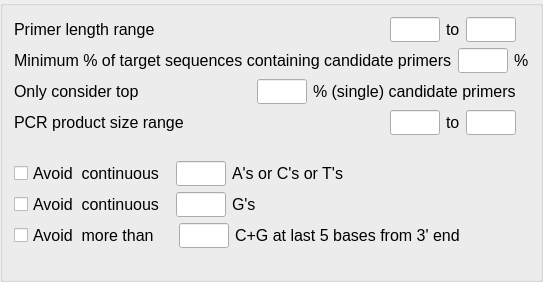
      <widget class="QGroupBox" name="groupBox">
       <property name="title">
        <string/>
       </property>
       <layout class="QGridLayout" name="gridLayout_2">
        <item row="0" column="0">
         <layout class="QVBoxLayout" name="verticalLayout_2">
          <item>
           <layout class="QHBoxLayout" name="horizontalLayout">
            <item>
             <widget class="QLabel" name="label">
              <property name="sizePolicy">
               <sizepolicy hsizetype="Expanding" vsizetype="Fixed">
                <horstretch>0</horstretch>
                <verstretch>0</verstretch>
               </sizepolicy>
              </property>
              <property name="minimumSize">
               <size>
                <width>0</width>
                <height>20</height>
               </size>
              </property>
              <property name="font">
               <font>
                <pointsize>12</pointsize>
               </font>
              </property>
              <property name="text">
               <string>Primer length range</string>
              </property>
             </widget>
            </item>
            <item>
             <widget class="QLineEdit" name="lineEdit_primerLenMin">
              <property name="sizePolicy">
               <sizepolicy hsizetype="Fixed" vsizetype="Fixed">
                <horstretch>0</horstretch>
                <verstretch>0</verstretch>
               </sizepolicy>
              </property>
              <property name="minimumSize">
               <size>
                <width>50</width>
                <height>25</height>
               </size>
              </property>
              <property name="maximumSize">
               <size>
                <width>50</width>
                <height>16777215</height>
               </size>
              </property>
             </widget>
            </item>
            <item>
             <widget class="QLabel" name="label_2">
              <property name="sizePolicy">
               <sizepolicy hsizetype="Fixed" vsizetype="Fixed">
                <horstretch>0</horstretch>
                <verstretch>0</verstretch>
               </sizepolicy>
              </property>
              <property name="minimumSize">
               <size>
                <width>0</width>
                <height>20</height>
               </size>
              </property>
              <property name="font">
               <font>
                <pointsize>12</pointsize>
               </font>
              </property>
              <property name="text">
               <string>to</string>
              </property>
             </widget>
            </item>
            <item>
             <widget class="QLineEdit" name="lineEdit_primerLenMax">
              <property name="sizePolicy">
               <sizepolicy hsizetype="Fixed" vsizetype="Fixed">
                <horstretch>0</horstretch>
                <verstretch>0</verstretch>
               </sizepolicy>
              </property>
              <property name="minimumSize">
               <size>
                <width>50</width>
                <height>25</height>
               </size>
              </property>
              <property name="maximumSize">
               <size>
                <width>50</width>
                <height>16777215</height>
               </size>
              </property>
             </widget>
            </item>
            <item>
             <widget class="QLabel" name="label_33">
              <property name="sizePolicy">
               <sizepolicy hsizetype="Fixed" vsizetype="Fixed">
                <horstretch>0</horstretch>
                <verstretch>0</verstretch>
               </sizepolicy>
              </property>
              <property name="minimumSize">
               <size>
                <width>0</width>
                <height>20</height>
               </size>
              </property>
              <property name="text">
               <string/>
              </property>
             </widget>
            </item>
           </layout>
          </item>
          <item>
           <layout class="QHBoxLayout" name="horizontalLayout_2">
            <item>
             <widget class="QLabel" name="label_3">
              <property name="sizePolicy">
               <sizepolicy hsizetype="Expanding" vsizetype="Fixed">
                <horstretch>0</horstretch>
                <verstretch>0</verstretch>
               </sizepolicy>
              </property>
              <property name="minimumSize">
               <size>
                <width>0</width>
                <height>20</height>
               </size>
              </property>
              <property name="font">
               <font>
                <pointsize>12</pointsize>
               </font>
              </property>
              <property name="text">
               <string>Minimum % of target sequences containing candidate primers</string>
              </property>
             </widget>
            </item>
            <item>
             <widget class="QLineEdit" name="lineEdit_candidFrequency">
              <property name="sizePolicy">
               <sizepolicy hsizetype="Fixed" vsizetype="Fixed">
                <horstretch>0</horstretch>
                <verstretch>0</verstretch>
               </sizepolicy>
              </property>
              <property name="minimumSize">
               <size>
                <width>50</width>
                <height>25</height>
               </size>
              </property>
              <property name="maximumSize">
               <size>
                <width>50</width>
                <height>16777215</height>
               </size>
              </property>
             </widget>
            </item>
            <item>
             <widget class="QLabel" name="label_4">
              <property name="sizePolicy">
               <sizepolicy hsizetype="Fixed" vsizetype="Fixed">
                <horstretch>0</horstretch>
                <verstretch>0</verstretch>
               </sizepolicy>
              </property>
              <property name="minimumSize">
               <size>
                <width>0</width>
                <height>20</height>
               </size>
              </property>
              <property name="font">
               <font>
                <pointsize>12</pointsize>
               </font>
              </property>
              <property name="text">
               <string>%</string>
              </property>
             </widget>
            </item>
           </layout>
          </item>
          <item>
           <layout class="QHBoxLayout" name="horizontalLayout_3">
            <item>
             <widget class="QLabel" name="label_5">
              <property name="sizePolicy">
               <sizepolicy hsizetype="Expanding" vsizetype="Fixed">
                <horstretch>0</horstretch>
                <verstretch>0</verstretch>
               </sizepolicy>
              </property>
              <property name="minimumSize">
               <size>
                <width>0</width>
                <height>20</height>
               </size>
              </property>
              <property name="font">
               <font>
                <pointsize>12</pointsize>
               </font>
              </property>
              <property name="text">
               <string>Only consider top</string>
              </property>
             </widget>
            </item>
            <item>
             <widget class="QLineEdit" name="lineEdit_candidTopPctg">
              <property name="sizePolicy">
               <sizepolicy hsizetype="Fixed" vsizetype="Fixed">
                <horstretch>0</horstretch>
                <verstretch>0</verstretch>
               </sizepolicy>
              </property>
              <property name="minimumSize">
               <size>
                <width>50</width>
                <height>25</height>
               </size>
              </property>
              <property name="maximumSize">
               <size>
                <width>50</width>
                <height>16777215</height>
               </size>
              </property>
             </widget>
            </item>
            <item>
             <widget class="QLabel" name="label_6">
              <property name="sizePolicy">
               <sizepolicy hsizetype="Fixed" vsizetype="Fixed">
                <horstretch>0</horstretch>
                <verstretch>0</verstretch>
               </sizepolicy>
              </property>
              <property name="minimumSize">
               <size>
                <width>0</width>
                <height>20</height>
               </size>
              </property>
              <property name="font">
               <font>
                <pointsize>12</pointsize>
               </font>
              </property>
              <property name="text">
               <string>% (single) candidate primers</string>
              </property>
             </widget>
            </item>
            <item>
             <widget class="QLabel" name="label_35">
              <property name="sizePolicy">
               <sizepolicy hsizetype="Fixed" vsizetype="Fixed">
                <horstretch>0</horstretch>
                <verstretch>0</verstretch>
               </sizepolicy>
              </property>
              <property name="minimumSize">
               <size>
                <width>0</width>
                <height>20</height>
               </size>
              </property>
              <property name="text">
               <string/>
              </property>
             </widget>
            </item>
           </layout>
          </item>
          <item>
           <layout class="QHBoxLayout" name="horizontalLayout_4">
            <property name="spacing">
             <number>6</number>
            </property>
            <item>
             <widget class="QLabel" name="label_7">
              <property name="sizePolicy">
               <sizepolicy hsizetype="Expanding" vsizetype="Fixed">
                <horstretch>0</horstretch>
                <verstretch>0</verstretch>
               </sizepolicy>
              </property>
              <property name="minimumSize">
               <size>
                <width>0</width>
                <height>20</height>
               </size>
              </property>
              <property name="font">
               <font>
                <pointsize>12</pointsize>
               </font>
              </property>
              <property name="text">
               <string>PCR product size range</string>
              </property>
             </widget>
            </item>
            <item>
             <widget class="QLineEdit" name="lineEdit_pcrSizeMin">
              <property name="sizePolicy">
               <sizepolicy hsizetype="Fixed" vsizetype="Fixed">
                <horstretch>0</horstretch>
                <verstretch>0</verstretch>
               </sizepolicy>
              </property>
              <property name="minimumSize">
               <size>
                <width>50</width>
                <height>25</height>
               </size>
              </property>
              <property name="maximumSize">
               <size>
                <width>50</width>
                <height>16777215</height>
               </size>
              </property>
             </widget>
            </item>
            <item>
             <widget class="QLabel" name="label_8">
              <property name="sizePolicy">
               <sizepolicy hsizetype="Fixed" vsizetype="Fixed">
                <horstretch>0</horstretch>
                <verstretch>0</verstretch>
               </sizepolicy>
              </property>
              <property name="minimumSize">
               <size>
                <width>0</width>
                <height>20</height>
               </size>
              </property>
              <property name="font">
               <font>
                <pointsize>12</pointsize>
               </font>
              </property>
              <property name="text">
               <string>to</string>
              </property>
             </widget>
            </item>
            <item>
             <widget class="QLineEdit" name="lineEdit_pcrSizeMax">
              <property name="sizePolicy">
               <sizepolicy hsizetype="Fixed" vsizetype="Fixed">
                <horstretch>0</horstretch>
                <verstretch>0</verstretch>
               </sizepolicy>
              </property>
              <property name="minimumSize">
               <size>
                <width>50</width>
                <height>25</height>
               </size>
              </property>
              <property name="maximumSize">
               <size>
                <width>50</width>
                <height>16777215</height>
               </size>
              </property>
             </widget>
            </item>
            <item>
             <widget class="QLabel" name="label_34">
              <property name="sizePolicy">
               <sizepolicy hsizetype="Fixed" vsizetype="Fixed">
                <horstretch>0</horstretch>
                <verstretch>0</verstretch>
               </sizepolicy>
              </property>
              <property name="minimumSize">
               <size>
                <width>0</width>
                <height>20</height>
               </size>
              </property>
              <property name="text">
               <string/>
              </property>
             </widget>
            </item>
           </layout>
          </item>
          <item>
           <spacer name="horizontalSpacer_6">
            <property name="orientation">
             <enum>Qt::Horizontal</enum>
            </property>
            <property name="sizeHint" stdset="0">
             <size>
              <width>40</width>
              <height>20</height>
             </size>
            </property>
           </spacer>
          </item>
          <item>
           <layout class="QHBoxLayout" name="horizontalLayout_12">
            <item>
             <widget class="QCheckBox" name="checkBox_avoidACT">
              <property name="font">
               <font>
                <pointsize>12</pointsize>
               </font>
              </property>
              <property name="text">
               <string>Avoid  continuous </string>
              </property>
             </widget>
            </item>
            <item>
             <widget class="QLineEdit" name="lineEdit_numACT">
              <property name="minimumSize">
               <size>
                <width>50</width>
                <height>25</height>
               </size>
              </property>
              <property name="maximumSize">
               <size>
                <width>50</width>
                <height>16777215</height>
               </size>
              </property>
             </widget>
            </item>
            <item>
             <widget class="QLabel" name="label_39">
              <property name="sizePolicy">
               <sizepolicy hsizetype="Preferred" vsizetype="Fixed">
                <horstretch>0</horstretch>
                <verstretch>0</verstretch>
               </sizepolicy>
              </property>
              <property name="minimumSize">
               <size>
                <width>0</width>
                <height>20</height>
               </size>
              </property>
              <property name="font">
               <font>
                <pointsize>12</pointsize>
               </font>
              </property>
              <property name="text">
               <string>A's or C's or T's</string>
              </property>
             </widget>
            </item>
            <item>
             <spacer name="horizontalSpacer_2">
              <property name="orientation">
               <enum>Qt::Horizontal</enum>
              </property>
              <property name="sizeHint" stdset="0">
               <size>
                <width>40</width>
                <height>20</height>
               </size>
              </property>
             </spacer>
            </item>
           </layout>
          </item>
          <item>
           <layout class="QHBoxLayout" name="horizontalLayout_19">
            <item>
             <widget class="QCheckBox" name="checkBox_avoidG">
              <property name="font">
               <font>
                <pointsize>12</pointsize>
               </font>
              </property>
              <property name="text">
               <string>Avoid  continuous </string>
              </property>
             </widget>
            </item>
            <item>
             <widget class="QLineEdit" name="lineEdit_numG">
              <property name="minimumSize">
               <size>
                <width>50</width>
                <height>25</height>
               </size>
              </property>
              <property name="maximumSize">
               <size>
                <width>50</width>
                <height>16777215</height>
               </size>
              </property>
             </widget>
            </item>
            <item>
             <widget class="QLabel" name="label_40">
              <property name="sizePolicy">
               <sizepolicy hsizetype="Preferred" vsizetype="Fixed">
                <horstretch>0</horstretch>
                <verstretch>0</verstretch>
               </sizepolicy>
              </property>
              <property name="minimumSize">
               <size>
                <width>0</width>
                <height>20</height>
               </size>
              </property>
              <property name="font">
               <font>
                <pointsize>12</pointsize>
               </font>
              </property>
              <property name="text">
               <string>G's</string>
              </property>
             </widget>
            </item>
            <item>
             <spacer name="horizontalSpacer_4">
              <property name="orientation">
               <enum>Qt::Horizontal</enum>
              </property>
              <property name="sizeHint" stdset="0">
               <size>
                <width>40</width>
                <height>20</height>
               </size>
              </property>
             </spacer>
            </item>
           </layout>
          </item>
          <item>
           <layout class="QHBoxLayout" name="horizontalLayout_20">
            <item>
             <widget class="QCheckBox" name="checkBox_avoidCGat3">
              <property name="font">
               <font>
                <pointsize>12</pointsize>
               </font>
              </property>
              <property name="text">
               <string>Avoid  more than   </string>
              </property>
             </widget>
            </item>
            <item>
             <widget class="QLineEdit" name="lineEdit_numCGat3end">
              <property name="minimumSize">
               <size>
                <width>50</width>
                <height>25</height>
               </size>
              </property>
              <property name="maximumSize">
               <size>
                <width>50</width>
                <height>16777215</height>
               </size>
              </property>
             </widget>
            </item>
            <item>
             <widget class="QLabel" name="label_41">
              <property name="sizePolicy">
               <sizepolicy hsizetype="Preferred" vsizetype="Fixed">
                <horstretch>0</horstretch>
                <verstretch>0</verstretch>
               </sizepolicy>
              </property>
              <property name="minimumSize">
               <size>
                <width>0</width>
                <height>20</height>
               </size>
              </property>
              <property name="font">
               <font>
                <pointsize>12</pointsize>
               </font>
              </property>
              <property name="text">
               <string>C+G at last 5 bases from 3' end</string>
              </property>
             </widget>
            </item>
            <item>
             <spacer name="horizontalSpacer_5">
              <property name="orientation">
               <enum>Qt::Horizontal</enum>
              </property>
              <property name="sizeHint" stdset="0">
               <size>
                <width>40</width>
                <height>20</height>
               </size>
              </property>
             </spacer>
            </item>
           </layout>
          </item>
          <item>
           <spacer name="horizontalSpacer">
            <property name="orientation">
             <enum>Qt::Horizontal</enum>
            </property>
            <property name="sizeType">
             <enum>QSizePolicy::Expanding</enum>
            </property>
            <property name="sizeHint" stdset="0">
             <size>
              <width>40</width>
              <height>20</height>
             </size>
            </property>
           </spacer>
          </item>
         </layout>
        </item>
       </layout>
      </widget>
